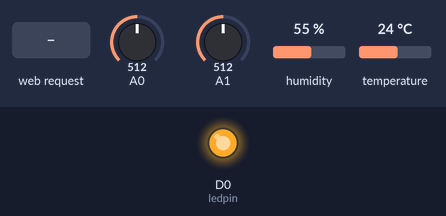
A sketch run on a simulated Arduino MKR. Shown: output pins drawn as LEDs (lit = HIGH). The inputs (shaded band) are chosen by the test bench; at power-on: A0 = 512, A1 = 512, humidity 55 %, temperature 24 °C. WiFi joins after 1.5 s; servers stay silent unless stated; what the sketch prints to the serial monitor is not drawn.

Above: at 12.7 s.
12.8 s: HTTP request GET /L received
At 13.2 s:
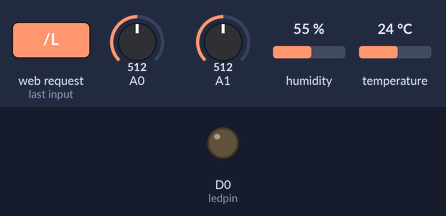
14.3 s: HTTP request GET /H received
At 15.7 s:
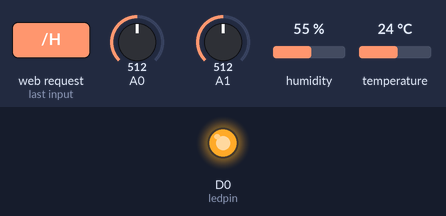
Timing chart, 0 to 17.3 s (numbered marks = the images above; inputs shaded):
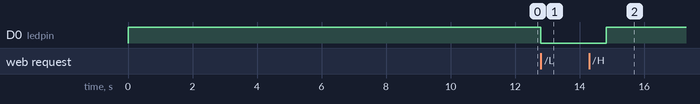

The sketch:

sketch_feb28a.ino
```cpp
/**

This sketch will set up your MKR1000 Board as a webserver.


Luca Hernández Acosta ©
University of Göttingen

**/
#include <WiFi101.h>
#include <WiFiClient.h>
#include <WiFiServer.h>
#include <WiFiSSLClient.h>
#include <WiFiUdp.h>

 /*
 * This example is modified from the original file
 * https://github.com/arduino-libraries/WiFi101/blob/master/examples/SimpleWebServerWiFi/SimpleWebServerWiFi.ino
 */
#include <SPI.h>
#include <WiFi101.h>

char ssid[] = "MG2019LAB";      //  your network SSID (name)
char pass[] = "passwordd";   // your network password
int keyIndex = 0;                 // your network key Index number (needed only for WEP)
int ledpin = 0;
bool val = true;


int status = WL_IDLE_STATUS;
WiFiServer server(80);

//Arduino Light Measurement
float val_light;
bool LED_light= false;
String sss="";
// End of Arduino Light Measurement
//Arduino temerature Measurement
float val_temp;
bool fan_temp= false;
String ssss="";
// End of Arduino temperature Measurement
//Arduino humidity Measurement
#include "DHT.h"
#define DHTPIN A2     // what digital pin we're connected to
#define DHTTYPE DHT11   // DHT 11
DHT dht(DHTPIN, DHTTYPE);
float val_humid;
bool motor_humid= false;
String sssss="";
float ttt;
// End of Arduino humidity Measurement

void setup() {
  Serial.begin(9600);      // initialize serial communication
  Serial.print("Start Serial ");
  pinMode(ledpin, OUTPUT);      // set the LED pin mode
  // Check for the presence of the shield
  Serial.print("WiFi101 shield: ");
  if (WiFi.status() == WL_NO_SHIELD) {
    Serial.println("NOT PRESENT");
    return; // don't continue
  }
  Serial.println("DETECTED");
  // attempt to connect to Wifi network:
  while ( status != WL_CONNECTED) {
    digitalWrite(ledpin, LOW);
    Serial.print("Attempting to connect to Network named: ");
    Serial.println(ssid);                   // print the network name (SSID);
    digitalWrite(ledpin, HIGH);
    // Connect to WPA/WPA2 network. Change this line if using open or WEP network:
    status = WiFi.begin(ssid, pass);
    // wait 10 seconds for connection:
    delay(10000);
  }
  server.begin();                           // start the web server on port 80
  printWifiStatus();                        // you're connected now, so print out the status
  digitalWrite(ledpin, HIGH);
}
void loop() {

  WiFiClient client = server.available();   // listen for incoming clients

  if (client) {                             // if you get a client,
    Serial.println("new client");           // print a message out the serial port
    String currentLine = "";                // make a String to hold incoming data from the client
    while (client.connected()) {            // loop while the client's connected
      if (client.available()) {             // if there's bytes to read from the client,
        char c = client.read();             // read a byte, then
        Serial.write(c);                    // print it out the serial monitor
        if (c == '\n') {                    // if the byte is a newline character

          // if the current line is blank, you got two newline characters in a row.
          // that's the end of the client HTTP request, so send a response:
          if (currentLine.length() == 0) {
            // HTTP headers always start with a response code (e.g. HTTP/1.1 200 OK)
            // and a content-type so the client knows what's coming, then a blank line:
            client.println("HTTP/1.1 200 OK");
            client.println("Content-type:text/html");
            client.println();


            //light
             val_light = analogRead(A0); // read analog input pin 0
             if(val_light<600.00) //Maximum light is 1023.00
              {
                LED_light=true;
                Serial.print("true<br>");
                sss = "LED:ON";
              }
              else
              {
                LED_light=false;
                Serial.print("false<br>");
                sss = "LED:OFF";

              }
            //temperature
              val_temp = (float)analogRead(A1) * 5.0 / 1024.0; //analogRead will read the voltage a the given pin
              val_temp = val_temp - 0.5;
              val_temp = val_temp / 0.01;
              val_temp = val_temp - 41.02476117;
             if(val_temp>28.00) //normal temperature is 27.00
              {
                fan_temp =true;
                Serial.print("true<br>");
                ssss= "FAN:ON";
              }
              else
              {
                fan_temp=false;
                Serial.print("false<br>");
                ssss="FAN:OFF";
              }


              //humidity
                // Wait a few seconds between measurements.
                delay(2000);
                // Reading temperature or humidity takes about 250 milliseconds!
                // Sensor readings may also be up to 2 seconds 'old' (its a very slow sensor)
                val_humid = dht.readHumidity();
                // Read temperature as Celsius (the default)
                ttt = dht.readTemperature();
                // Read temperature as Fahrenheit (isFahrenheit = true)
                float f = dht.readTemperature(true);
                // Check if any reads failed and exit early (to try again).
                if (isnan(val_humid) || isnan(ttt) || isnan(f)) {
                  Serial.println("Failed to read from DHT sensor!");
                  return;
                }
                else
                {
                  if(val_humid<21)
                  {
                    sssss="HUMID:ON";
                  }
                  else
                  {
                    sssss="HUMID:OFF";
                  }
                }

                /* Compute heat index in Fahrenheit (the default)
                float hif = dht.computeHeatIndex(f, h);
                */
                // Compute heat index in Celsius (isFahreheit = false)
                float hic = dht.computeHeatIndex(ttt, val_humid, false);
              //----- End of humidity

            // the content of the HTTP response follows the header:
            client.print("<html>");
            //client.print("Click <a href=\"/H\">here</a> turn the LED on pin 0 on<br>");
            //client.print("Click <a href=\"/L\">here</a> turn the LED on pin 0 off<br>");
           // client.print("Light value is: ");
            //client.print(val_light);


           // --===== HTML =====--
            client.print( R"(<head>
<style>
table, th, td {border: 1px solid black;padding: 5px;}
table {border-spacing: 15px;}
table#t01 tr:nth-child(even) {background-color: #eee;}
table#t01 tr:nth-child(odd) {background-color: #fff;}
table#t01 th {background-color: black; color: white;}
</style></head><body><h2>Sensors Management Panel</h2>)");
client.print( R"(<p>Date/Time: <span id="datetime"></span></p><script>
var dt = new Date();
document.getElementById("datetime").innerHTML = dt.toLocaleTimeString();
</script>)");
client.print( R"(<p>Border spacing specifies the space between the cells.</p>
<table style="width:100%" id="t01">
<tr><th>Node</th><th>Temperature</th><th>Humidity</th><th>Light</th><th>LED Status</th>
<th>Fan Status</th><th>Humidity Status</th></tr><tr>
<td>Number 1</td><td>)"); client.print(val_temp); client.print( R"(</td>
<td>)"); client.print(val_humid); client.print( R"(</td>
<td>)"); client.println(val_light); client.print( R"(</td>
<td>)"); client.print(sss); client.print( R"(</td>
<td>)"); client.print(ssss); client.print( R"(</td>
<td>)"); client.print(sssss); client.print( R"(</td>
</tr></table><p>Try to change the border-spacing to 5px.</p></body>)");
client.print("<meta http-equiv=\"refresh\" content=\"3\" >");
client.print("</html>\n");
// --===== /HTML ====--

            // The HTTP response ends with another blank line:
            client.println();
            // break out of the while loop:
            break;
          }
          else {      // if you got a newline, then clear currentLine:
            currentLine = "";
          }
        }
        else if (c != '\r') {    // if you got anything else but a carriage return character,
          currentLine += c;      // add it to the end of the currentLine
        }

        // Check to see if the client request was "GET /H" or "GET /L":
        if (currentLine.endsWith("GET /H")) {
          digitalWrite(ledpin, HIGH);               // GET /H turns the LED on
        }
        if (currentLine.endsWith("GET /L")) {
          digitalWrite(ledpin, LOW);                // GET /L turns the LED off
        }
      }
    }
    // close the connection:
    client.stop();
    Serial.println("client disonnected");
  }
}

void printWifiStatus() {
  // print the SSID of the network you're attached to:
  Serial.print("SSID: ");
  Serial.println(WiFi.SSID());

  // print your WiFi shield's IP address:
  IPAddress ip = WiFi.localIP();
  Serial.print("IP Address: ");
  Serial.println(ip);

  // print the received signal strength:
  long rssi = WiFi.RSSI();
  Serial.print("signal strength (RSSI):");
  Serial.print(rssi);
  Serial.println(" dBm");
  // print where to go in a browser:
  Serial.print("To see this page in action, open a browser to http://");
  Serial.println(ip);
}
```

Measured:
- after the input at 12.8 s, D0 (ledpin): HIGH → LOW at once
- after the input at 14.3 s, D0 (ledpin): LOW → HIGH after 0.53 s
